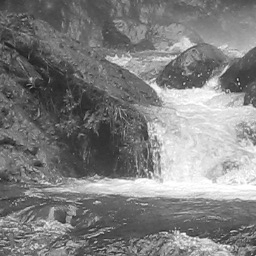
%> input picture SHINE_INPUT/scene1.tif, 256 x 256 px
$ octave --eval "result = sfPlot(imread('SHINE_INPUT/scene1.tif'));"   (GNU Octave 9; MATLAB toolbox functions it lacks are replaced by stand-ins)
%> lines starting %> are read from the running program, lines starting %| are printed output that depends on the picture
% avg = sfPlot(im,qplot)
%
% Computes and plots the rotational average of the Fourier energy spectrum
%
% INPUT:
% im: image matrix
% qplot: plot option; set to 0 to switch off plot
%
% OUTPUT:
% avg: rotational average of the Fourier energy spectrum

% ------------------------------------------------------------------------
% SHINE toolbox, Nov 2010
% (c) Verena Willenbockel, Javid Sadr, Daniel Fiset, Greg O. Horne,
% Frederic Gosselin, James W. Tanaka
% ------------------------------------------------------------------------
% Permission to use, copy, or modify this software and its documentation
% for educational and research purposes only and without fee is hereby
% granted, provided that this copyright notice and the original authors'
% names appear on all copies and supporting documentation. This program
% shall not be used, rewritten, or adapted as the basis of a commercial
% software or hardware product without first obtaining permission of the
% authors. The authors make no representations about the suitability of
% this software for any purpose. It is provided "as is" without express
% or implied warranty.
%
% Please refer to the following paper:
% Willenbockel, V., Sadr, J., Fiset, D., Horne, G. O., Gosselin, F.,
% Tanaka, J. W. (2010). Controlling low-level image properties: The
% SHINE toolbox. Behavior Research Methods, 42, 671-684.
%
% Kindly report any suggestions or corrections to verena.vw@gmail.com
% ------------------------------------------------------------------------
%
% Revision 1, 26/11/2010 (thanks to Diederick C. Niehorster)
% - Improved speed by using accumarray
% - Output argument added; plot is now optional

function avg = sfPlot(im,qplot)

if nargin < 2
    qplot = true;
end
if ndims(im) == 3
    im = v2scale(im); % SHINE_color: replaced rgb2gray(im1) for a function that scales hsv Value channel
end
[xs ys] = size(im);
fftim = abs(fftshift(fft2(double(im)))).^2;
f2 = -xs/2:xs/2-1;
f1 = -ys/2:ys/2-1;
[XX YY] = meshgrid(f1,f2);
[t r] = cart2pol(XX,YY);
if mod(xs,2)==1 || mod(ys,2)==1
    r = round(r)-1;
else
    r = round(r);
end
avg = accumarray(r(:)+1,fftim(:))./accumarray(r(:)+1,1);
avg = avg(2:floor(min(xs,ys)/2)+1);
if qplot
    figure;loglog(1:floor(min(xs,ys)/2),avg);
    xlabel('Spatial frequency (cycles/image)');
    ylabel('Energy');
end
%> in sfPlot, `avg = accumarray(r(:)+1,fftim(:))./accumarray(r(:)+1,1);`: avg = 182 values, max 6.97e+13 at index 1, min 302500 at index 182, mean 3.88e+11
%> in sfPlot, `avg = avg(2:floor(min(xs,ys)/2)+1);`: avg = 128 values, max 7.79e+11 at index 1, min 2838388.3 at index 128, mean 7.69e+09
%> `result = sfPlot(imread('SHINE_INPUT/scene1.tif'));`:
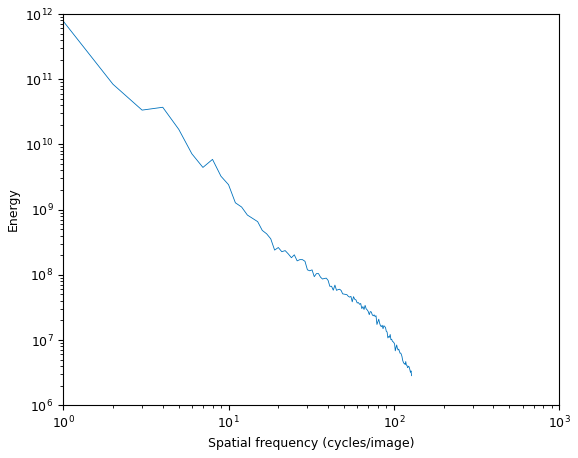
%> figure redrawn from the program's plot data; curve peaks at x = 1, y = 7.79e+11
%> `result = sfPlot(imread('SHINE_INPUT/scene1.tif'));`: result has the same summary as avg in sfPlot

$ run again, on SHINE_INPUT/scene2.tif
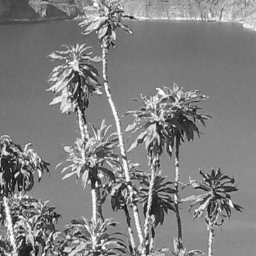
%> input picture SHINE_INPUT/scene2.tif, 256 x 256 px
%> in sfPlot, `avg = accumarray(r(:)+1,fftim(:))./accumarray(r(:)+1,1);`: avg = 182 values, max 7.11e+13 at index 1, min 255025 at index 182, mean 3.91e+11
%> in sfPlot, `avg = avg(2:floor(min(xs,ys)/2)+1);`: avg = 128 values, max 3.17e+10 at index 1, min 4921790.8 at index 127, mean 1.12e+09
%> `result = sfPlot(imread('SHINE_INPUT/scene1.tif'));`:
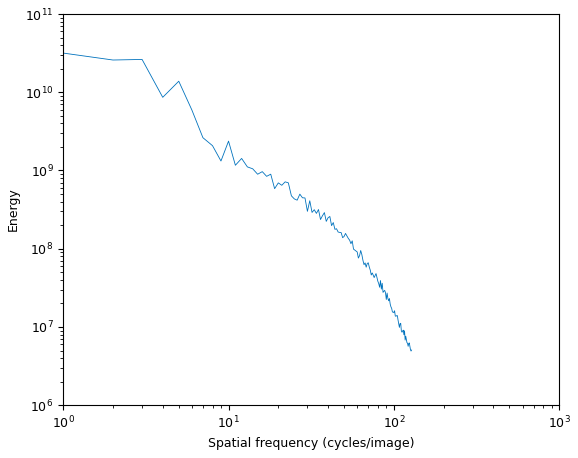
%> figure redrawn from the program's plot data; curve peaks at x = 1, y = 3.17e+10
%> result has the same summary as avg in sfPlot
